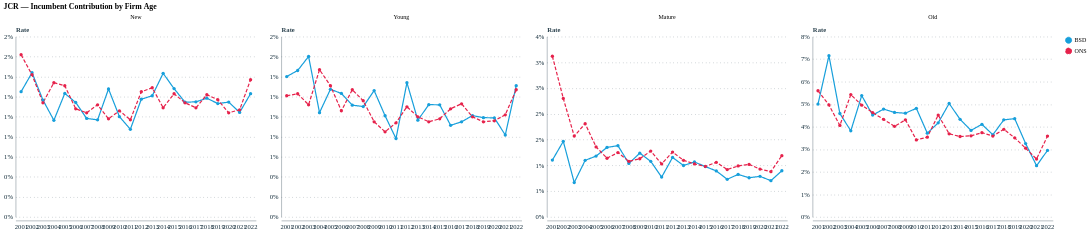

Here is the notebook cell this chart was saved with:
### Code cell
age_facet('jcr_incumbent', 'jcr_incumbent', 'JCR — Incumbent Contribution by Firm Age')

### Figure 1 — Vega-Lite specification as saved in the notebook (floating-point values rounded to 4 significant figures; data arrays with more than 128 entries replaced by an {"elided": "..."} marker saying what was removed)
{"config": {"font": "Circular Std", "mark": {"line": {"interpolate": "linear"}}, "view": {"stroke": "transparent", "width": 400, "height": 300}, "range": {"category": ["#179fdb", "#e6224b", "#f4c245", "#122b39", "#eb5c2e", "#36b7b4"], "diverging": ["#E6224B", "#E54753", "#C9C9C9", "#179FDB", "#122B39"], "heatmap": ["#C9C9C9", "#179FDB", "#0063AF", "#122B39"], "ordinal": ["#00A767", "#36B7B4", "#179FDB", "#0063AF", "#243B5A"]}, "axisX": {"labelColor": "#122b39", "tickColor": "#122b39", "domainColor": "#122b39", "domainOpacity": 0.5, "gridOpacity": 0, "labelFont": "Circular Std", "labelAngle": 0, "labelAlign": "center", "labelFontSize": 11, "labelPadding": 5, "tickCount": 10, "tickSize": 0, "title": ""}, "axisY": {"labelColor": "#122b39", "labelFont": "Circular Std", "tickColor": "#122b39", "domainColor": "#122b39", "gridColor": "#122b39", "gridDash": [1, 5], "gridOpacity": 0.5, "labelPadding": 5, "labelFontSize": 11, "domainOpacity": 0.5, "tickSize": 0, "title": null, "titleAlign": "left", "titleAngle": 0, "titleBaseline": "bottom", "titleColor": "#122b39", "titleOpacity": 0.9, "titleX": 0, "titleY": -7}}, "data": {"name": "data-a4a1c499de0fba021f871819dec1d60f"}, "mark": {"type": "line", "point": true, "size": 2}, "encoding": {"color": {"field": "source", "legend": {"title": null}, "scale": {"domain": ["BSD", "ONS"], "range": ["#179fdb", "#e6224b"]}, "type": "nominal"}, "facet": {"field": "group", "sort": ["New", "Young", "Mature", "Old"], "title": null, "type": "nominal"}, "strokeDash": {"field": "source", "scale": {"domain": ["BSD", "ONS"], "range": [[1, 0], [6, 3]]}, "type": "nominal"}, "x": {"field": "year", "title": null, "type": "ordinal"}, "y": {"axis": {"format": ".0%"}, "field": "value", "title": "Rate", "type": "quantitative"}}, "resolve": {"scale": {"y": "independent"}}, "title": "JCR — Incumbent Contribution by Firm Age", "$schema": "https://vega.github.io/schema/vega-lite/v5.20.1.json", "datasets": {"data-a4a1c499de0fba021f871819dec1d60f": {"elided": "176 records"}}}
